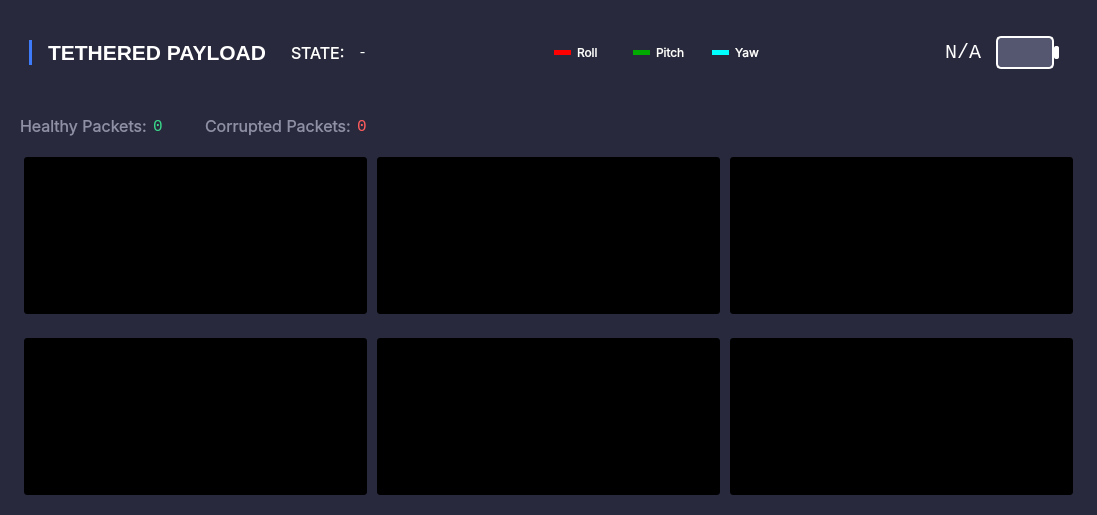
     <widget class="QWidget" name="payload_box" native="true">
      <property name="sizePolicy">
       <sizepolicy hsizetype="Preferred" vsizetype="Expanding">
        <horstretch>0</horstretch>
        <verstretch>0</verstretch>
       </sizepolicy>
      </property>
      <property name="minimumSize">
       <size>
        <width>1097</width>
        <height>361</height>
       </size>
      </property>
      <property name="maximumSize">
       <size>
        <width>16777215</width>
        <height>16777215</height>
       </size>
      </property>
      <property name="styleSheet">
       <string notr="true">color: white;
background-color: rgb(40, 41, 61);
border-radius: 20px;</string>
      </property>
      <layout class="QVBoxLayout" name="verticalLayout_5">
       <property name="topMargin">
        <number>9</number>
       </property>
       <item>
        <widget class="QGroupBox" name="header_box_5">
         <layout class="QHBoxLayout" name="header_box_6">
          <item>
           <widget class="QGroupBox" name="title_box_5">
            <layout class="QHBoxLayout" name="horizontalLayout_20">
             <item>
              <widget class="Line" name="line_6">
               <property name="maximumSize">
                <size>
                 <width>16777215</width>
                 <height>25</height>
                </size>
               </property>
               <property name="styleSheet">
                <string notr="true">background-color: rgb(62, 123, 250);
border-radius: 100px;</string>
               </property>
               <property name="orientation">
                <enum>Qt::Vertical</enum>
               </property>
              </widget>
             </item>
             <item>
              <spacer name="horizontalSpacer_8">
               <property name="orientation">
                <enum>Qt::Horizontal</enum>
               </property>
               <property name="sizeType">
                <enum>QSizePolicy::Fixed</enum>
               </property>
               <property name="sizeHint" stdset="0">
                <size>
                 <width>10</width>
                 <height>20</height>
                </size>
               </property>
              </spacer>
             </item>
             <item>
              <widget class="QLabel" name="title_5">
               <property name="maximumSize">
                <size>
                 <width>16777215</width>
                 <height>25</height>
                </size>
               </property>
               <property name="font">
                <font>
                 <pointsize>16</pointsize>
                 <weight>75</weight>
                 <bold>true</bold>
                </font>
               </property>
               <property name="styleSheet">
                <string notr="true"/>
               </property>
               <property name="text">
                <string>TETHERED PAYLOAD</string>
               </property>
              </widget>
             </item>
            </layout>
           </widget>
          </item>
          <item>
           <widget class="QGroupBox" name="battery_box_3">
            <property name="flat">
             <bool>false</bool>
            </property>
            <layout class="QHBoxLayout" name="horizontalLayout_15">
             <item>
              <widget class="QLabel" name="label_17">
               <property name="maximumSize">
                <size>
                 <width>61</width>
                 <height>16777215</height>
                </size>
               </property>
               <property name="font">
                <font>
                 <family>Inter</family>
                 <pointsize>12</pointsize>
                </font>
               </property>
               <property name="text">
                <string>STATE:</string>
               </property>
              </widget>
             </item>
             <item>
              <widget class="QLabel" name="p_state">
               <property name="font">
                <font>
                 <family>Consolas</family>
                 <pointsize>11</pointsize>
                </font>
               </property>
               <property name="text">
                <string>-</string>
               </property>
              </widget>
             </item>
             <item>
              <widget class="QWidget" name="widget_6" native="true">
               <property name="maximumSize">
                <size>
                 <width>17</width>
                 <height>5</height>
                </size>
               </property>
               <property name="styleSheet">
                <string notr="true">background-color: red;</string>
               </property>
              </widget>
             </item>
             <item>
              <widget class="QLabel" name="label_13">
               <property name="maximumSize">
                <size>
                 <width>50</width>
                 <height>16777215</height>
                </size>
               </property>
               <property name="font">
                <font>
                 <family>Inter</family>
                 <pointsize>9</pointsize>
                </font>
               </property>
               <property name="text">
                <string>Roll</string>
               </property>
              </widget>
             </item>
             <item>
              <widget class="QWidget" name="widget_7" native="true">
               <property name="maximumSize">
                <size>
                 <width>17</width>
                 <height>5</height>
                </size>
               </property>
               <property name="styleSheet">
                <string notr="true">background-color: rgb(0, 170, 0);</string>
               </property>
              </widget>
             </item>
             <item>
              <widget class="QLabel" name="label_12">
               <property name="maximumSize">
                <size>
                 <width>50</width>
                 <height>16777215</height>
                </size>
               </property>
               <property name="font">
                <font>
                 <family>Inter</family>
                 <pointsize>9</pointsize>
                </font>
               </property>
               <property name="text">
                <string>Pitch</string>
               </property>
              </widget>
             </item>
             <item>
              <widget class="QWidget" name="widget_3" native="true">
               <property name="maximumSize">
                <size>
                 <width>17</width>
                 <height>5</height>
                </size>
               </property>
               <property name="styleSheet">
                <string notr="true">background-color: cyan;</string>
               </property>
              </widget>
             </item>
             <item>
              <widget class="QLabel" name="label_9">
               <property name="maximumSize">
                <size>
                 <width>50</width>
                 <height>16777215</height>
                </size>
               </property>
               <property name="font">
                <font>
                 <family>Inter</family>
                 <pointsize>9</pointsize>
                </font>
               </property>
               <property name="text">
                <string>Yaw</string>
               </property>
              </widget>
             </item>
             <item>
              <widget class="QLabel" name="payload_battery_percent">
               <property name="font">
                <font>
                 <family>Consolas</family>
                 <pointsize>15</pointsize>
                </font>
               </property>
               <property name="text">
                <string>N/A</string>
               </property>
               <property name="alignment">
                <set>Qt::AlignRight|Qt::AlignTrailing|Qt::AlignVCenter</set>
               </property>
              </widget>
             </item>
             <item>
              <widget class="QWidget" name="widget_4" native="true">
               <property name="minimumSize">
                <size>
                 <width>81</width>
                 <height>51</height>
                </size>
               </property>
               <property name="maximumSize">
                <size>
                 <width>81</width>
                 <height>51</height>
                </size>
               </property>
               <layout class="QHBoxLayout" name="horizontalLayout_16">
                <property name="spacing">
                 <number>0</number>
                </property>
                <item>
                 <widget class="QProgressBar" name="p_battery_visual">
                  <property name="sizePolicy">
                   <sizepolicy hsizetype="Expanding" vsizetype="Expanding">
                    <horstretch>0</horstretch>
                    <verstretch>0</verstretch>
                   </sizepolicy>
                  </property>
                  <property name="styleSheet">
                   <string notr="true">QProgressBar {
	border-radius: 5px;
	background-color: #555770;
	border: 2px solid white;
}

QProgressBar::chunk {
	border-radius: 5px;
	background-color: #39d98a;
	border: 2px solid #555770;
}</string>
                  </property>
                  <property name="maximum">
                   <number>100</number>
                  </property>
                  <property name="value">
                   <number>0</number>
                  </property>
                  <property name="textVisible">
                   <bool>false</bool>
                  </property>
                  <property name="invertedAppearance">
                   <bool>false</bool>
                  </property>
                 </widget>
                </item>
                <item>
                 <widget class="QWidget" name="widget_5" native="true">
                  <property name="sizePolicy">
                   <sizepolicy hsizetype="Preferred" vsizetype="Fixed">
                    <horstretch>0</horstretch>
                    <verstretch>0</verstretch>
                   </sizepolicy>
                  </property>
                  <property name="minimumSize">
                   <size>
                    <width>5</width>
                    <height>13</height>
                   </size>
                  </property>
                  <property name="maximumSize">
                   <size>
                    <width>5</width>
                    <height>13</height>
                   </size>
                  </property>
                  <property name="styleSheet">
                   <string notr="true">border-radius: 2px;
background-color: white;</string>
                  </property>
                 </widget>
                </item>
               </layout>
              </widget>
             </item>
            </layout>
           </widget>
          </item>
         </layout>
        </widget>
       </item>
       <item>
        <widget class="QGroupBox" name="pkg_count_box_2">
         <property name="minimumSize">
          <size>
           <width>214</width>
           <height>40</height>
          </size>
         </property>
         <property name="maximumSize">
          <size>
           <width>400</width>
           <height>31</height>
          </size>
         </property>
         <layout class="QHBoxLayout" name="horizontalLayout_17">
          <item>
           <widget class="QLabel" name="pkg_count_label_7">
            <property name="font">
             <font>
              <family>Inter</family>
              <pointsize>12</pointsize>
             </font>
            </property>
            <property name="styleSheet">
             <string notr="true">color: #8f90a6;</string>
            </property>
            <property name="text">
             <string>Healthy Packets:</string>
            </property>
           </widget>
          </item>
          <item>
           <widget class="QLabel" name="p_healthy_pkg_count">
            <property name="font">
             <font>
              <family>Consolas</family>
              <pointsize>12</pointsize>
             </font>
            </property>
            <property name="styleSheet">
             <string notr="true">color: #39d98a;</string>
            </property>
            <property name="text">
             <string>0</string>
            </property>
           </widget>
          </item>
          <item>
           <widget class="QLabel" name="pkg_count_label_8">
            <property name="font">
             <font>
              <family>Inter</family>
              <pointsize>12</pointsize>
             </font>
            </property>
            <property name="styleSheet">
             <string notr="true">color: #8f90a6;</string>
            </property>
            <property name="text">
             <string>Corrupted Packets:</string>
            </property>
           </widget>
          </item>
          <item>
           <widget class="QLabel" name="p_corrupted_pkg_count">
            <property name="font">
             <font>
              <family>Consolas</family>
              <pointsize>12</pointsize>
             </font>
            </property>
            <property name="styleSheet">
             <string notr="true">color: #ff5c5c;</string>
            </property>
            <property name="text">
             <string>0</string>
            </property>
           </widget>
          </item>
         </layout>
        </widget>
       </item>
       <item>
        <widget class="QGroupBox" name="chart_box_3">
         <property name="minimumSize">
          <size>
           <width>781</width>
           <height>175</height>
          </size>
         </property>
         <property name="maximumSize">
          <size>
           <width>16777215</width>
           <height>193</height>
          </size>
         </property>
         <property name="styleSheet">
          <string notr="true">border-radius: 3px;</string>
         </property>
         <layout class="QHBoxLayout" name="horizontalLayout_13">
          <item>
           <widget class="PlotWidget" name="p_temp_chart" native="true">
            <property name="maximumSize">
             <size>
              <width>343</width>
              <height>191</height>
             </size>
            </property>
            <property name="styleSheet">
             <string notr="true">background-color: black;</string>
            </property>
           </widget>
          </item>
          <item>
           <widget class="PlotWidget" name="p_gyro_chart" native="true">
            <property name="maximumSize">
             <size>
              <width>343</width>
              <height>191</height>
             </size>
            </property>
            <property name="styleSheet">
             <string notr="true">background-color: black;</string>
            </property>
           </widget>
          </item>
          <item>
           <widget class="PlotWidget" name="p_accel_chart" native="true">
            <property name="maximumSize">
             <size>
              <width>343</width>
              <height>191</height>
             </size>
            </property>
            <property name="styleSheet">
             <string notr="true">background-color: black;</string>
            </property>
           </widget>
          </item>
         </layout>
        </widget>
       </item>
       <item>
        <widget class="QGroupBox" name="chart_box_4">
         <property name="minimumSize">
          <size>
           <width>781</width>
           <height>175</height>
          </size>
         </property>
         <property name="maximumSize">
          <size>
           <width>16777215</width>
           <height>201</height>
          </size>
         </property>
         <property name="styleSheet">
          <string notr="true">border-radius: 3px;</string>
         </property>
         <layout class="QHBoxLayout" name="horizontalLayout_14">
          <item>
           <widget class="PlotWidget" name="p_mag_chart" native="true">
            <property name="maximumSize">
             <size>
              <width>343</width>
              <height>191</height>
             </size>
            </property>
            <property name="styleSheet">
             <string notr="true">background-color: black;</string>
            </property>
           </widget>
          </item>
          <item>
           <widget class="PlotWidget" name="p_ptr_err_chart" native="true">
            <property name="maximumSize">
             <size>
              <width>343</width>
              <height>191</height>
             </size>
            </property>
            <property name="styleSheet">
             <string notr="true">background-color: black;</string>
            </property>
           </widget>
          </item>
          <item>
           <widget class="PlotWidget" name="p_voltage_chart" native="true">
            <property name="maximumSize">
             <size>
              <width>343</width>
              <height>191</height>
             </size>
            </property>
            <property name="styleSheet">
             <string notr="true">background-color: black;</string>
            </property>
           </widget>
          </item>
         </layout>
        </widget>
       </item>
      </layout>
     </widget>
